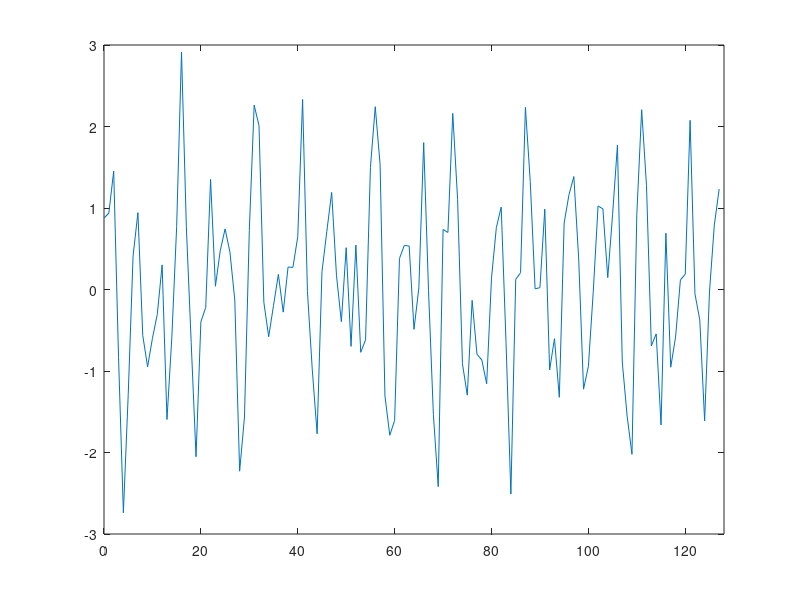

Source code (MATLAB): (Note: this script raises an error after producing the figure.)
function figp3_22

% FIGURE p3.22: Noise-corrupted signal (Problem 3.22)

clc
clear
fprintf ('Figure p3.22: Noise-corrupted signal\n\n')
 
% Construct signal

a = -1;
b = 1;
N = 1024;
fs = 2000;
T = 1/fs;
x = a + (b-a)*rand(1,N);
f1 = 250;
f2 = 400;
k = 0 : N-1;
x = x + cos(2*pi*f1*k*T) + sin(2*pi*f2*k*T); 

% Plot it and save it

figure
plot (k(1:N/8),x(1:N/8))
axis([0 N/8 -3 3])
f_labels ('Noise-corrupted signal','\it{k}','\it{x(k)}')
save '..\prob\prob3_22' x fs
f_wait
